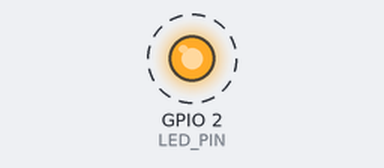
The sketch below on a simulated ESP32. On the bench: output pins drawn as LEDs (lit = HIGH). Dashed ring = blinking. WiFi joins after 1.5 s; servers stay silent unless stated; what the sketch prints to the serial monitor is not drawn.

Above: at 6.67 s.
Timing chart, 0 to 9.6 s (numbered marks = the images above):
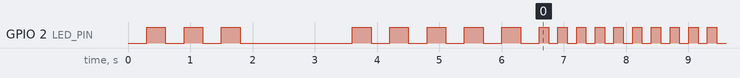

The sketch:

esp32_board_test.ino
```cpp
/*
  Hydro Pulse — teste de bancada da placa ESP32 (antes de ligar o sensor)
  Placa: ESP32 DevKit V1 / DOIT ESP32-WROOM-32 (sem antena externa)

  Objetivo: confirmar que a placa funciona e conecta no Wi-Fi, SEM mexer
  com sensor nenhum ainda. Só precisa do cabo USB.

  O que o sketch faz:
    - Pisca o LED embutido da placa (GPIO2) pra provar que o firmware
      está rodando.
    - Conecta na sua rede Wi-Fi e imprime o IP recebido no Monitor Serial.
    - Fica piscando mais rápido assim que conecta, pra dar um feedback
      visual (sem precisar olhar o Monitor Serial o tempo todo).

  Preencha WIFI_SSID / WIFI_PASSWORD abaixo antes de gravar.
*/

#include <WiFi.h>

const char *WIFI_SSID = "NOME_DA_SUA_REDE";
const char *WIFI_PASSWORD = "SENHA_DA_SUA_REDE";

// LED embutido da maioria dos clones DOIT ESP32 DevKit V1. Se o seu não
// piscar, veja a seção "Se o LED não piscar" no README desta pasta.
const int LED_PIN = 2;

void setup() {
  Serial.begin(115200);
  delay(300);

  pinMode(LED_PIN, OUTPUT);

  Serial.println();
  Serial.println("=== Hydro Pulse — teste de bancada do ESP32 ===");

  blinkSlow(3); // 3 piscadas lentas = "ligou, começando o teste"

  connectWiFi();
}

void loop() {
  // Depois de conectado, pisca rápido só pra indicar vida.
  digitalWrite(LED_PIN, HIGH);
  delay(150);
  digitalWrite(LED_PIN, LOW);
  delay(150);

  if (WiFi.status() != WL_CONNECTED) {
    Serial.println("Wi-Fi caiu, tentando reconectar...");
    connectWiFi();
  }
}

void connectWiFi() {
  Serial.printf("Conectando ao Wi-Fi \"%s\"...\n", WIFI_SSID);
  WiFi.mode(WIFI_STA);
  WiFi.begin(WIFI_SSID, WIFI_PASSWORD);

  unsigned long startMs = millis();
  while (WiFi.status() != WL_CONNECTED && millis() - startMs < 20000UL) {
    delay(300);
    Serial.print(".");
  }
  Serial.println();

  if (WiFi.status() == WL_CONNECTED) {
    Serial.print("Conectado! IP: ");
    Serial.println(WiFi.localIP());
    Serial.print("RSSI (força do sinal): ");
    Serial.print(WiFi.RSSI());
    Serial.println(" dBm");
    blinkSlow(5); // 5 piscadas lentas = "conectou no Wi-Fi"
  } else {
    Serial.println("Não conectou em 20s — confira SSID/senha e se a rede é 2,4GHz.");
  }
}

void blinkSlow(int times) {
  for (int i = 0; i < times; i++) {
    digitalWrite(LED_PIN, HIGH);
    delay(300);
    digitalWrite(LED_PIN, LOW);
    delay(300);
  }
}
```

Measured:
- by itself, GPIO 2 (LED_PIN): HIGH → LOW at 0.60 s, → HIGH 0.30 s later, → LOW 0.30 s later, → HIGH 0.30 s later, … (838 changes in this stretch)
